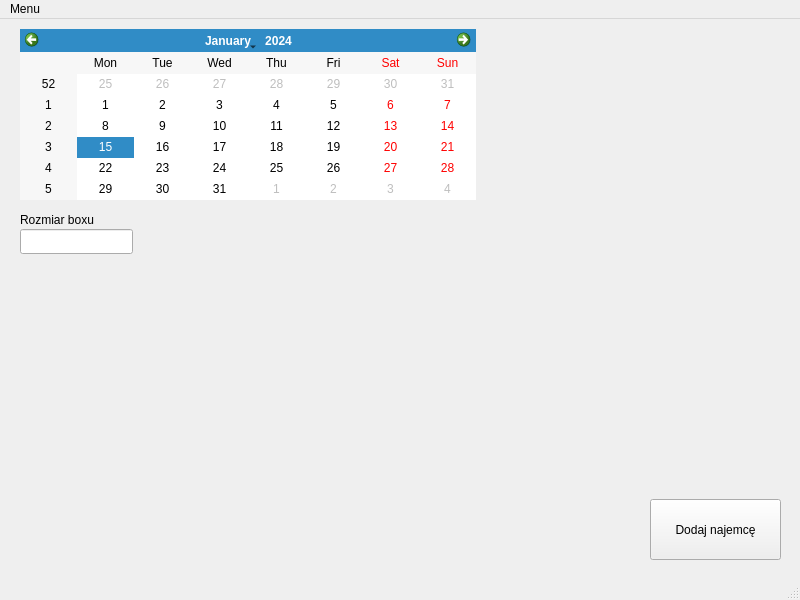
<?xml version="1.0" encoding="UTF-8"?>
<ui version="4.0">
 <class>not_rentedboxwindow</class>
 <widget class="QMainWindow" name="not_rentedboxwindow">
  <property name="geometry">
   <rect>
    <x>0</x>
    <y>0</y>
    <width>800</width>
    <height>600</height>
   </rect>
  </property>
  <property name="windowTitle">
   <string>MainWindow</string>
  </property>
  <widget class="QWidget" name="centralwidget">
   <widget class="QCalendarWidget" name="calendarWidget">
    <property name="geometry">
     <rect>
      <x>20</x>
      <y>10</y>
      <width>456</width>
      <height>171</height>
     </rect>
    </property>
   </widget>
   <widget class="QPushButton" name="pushButton">
    <property name="geometry">
     <rect>
      <x>650</x>
      <y>480</y>
      <width>131</width>
      <height>61</height>
     </rect>
    </property>
    <property name="text">
     <string>Dodaj najemcę</string>
    </property>
   </widget>
   <widget class="QLabel" name="label">
    <property name="geometry">
     <rect>
      <x>20</x>
      <y>190</y>
      <width>91</width>
      <height>21</height>
     </rect>
    </property>
    <property name="text">
     <string>Rozmiar boxu</string>
    </property>
   </widget>
   <widget class="QLineEdit" name="lineEdit">
    <property name="geometry">
     <rect>
      <x>20</x>
      <y>210</y>
      <width>113</width>
      <height>25</height>
     </rect>
    </property>
   </widget>
  </widget>
  <widget class="QMenuBar" name="menubar">
   <property name="geometry">
    <rect>
     <x>0</x>
     <y>0</y>
     <width>800</width>
     <height>22</height>
    </rect>
   </property>
   <widget class="QMenu" name="menuPowr_t">
    <property name="title">
     <string>Menu</string>
    </property>
    <addaction name="actionPowr_t"/>
   </widget>
   <addaction name="menuPowr_t"/>
  </widget>
  <widget class="QStatusBar" name="statusbar"/>
  <action name="actionPowr_t">
   <property name="text">
    <string>Powrót</string>
   </property>
  </action>
 </widget>
 <resources/>
 <connections/>
</ui>
